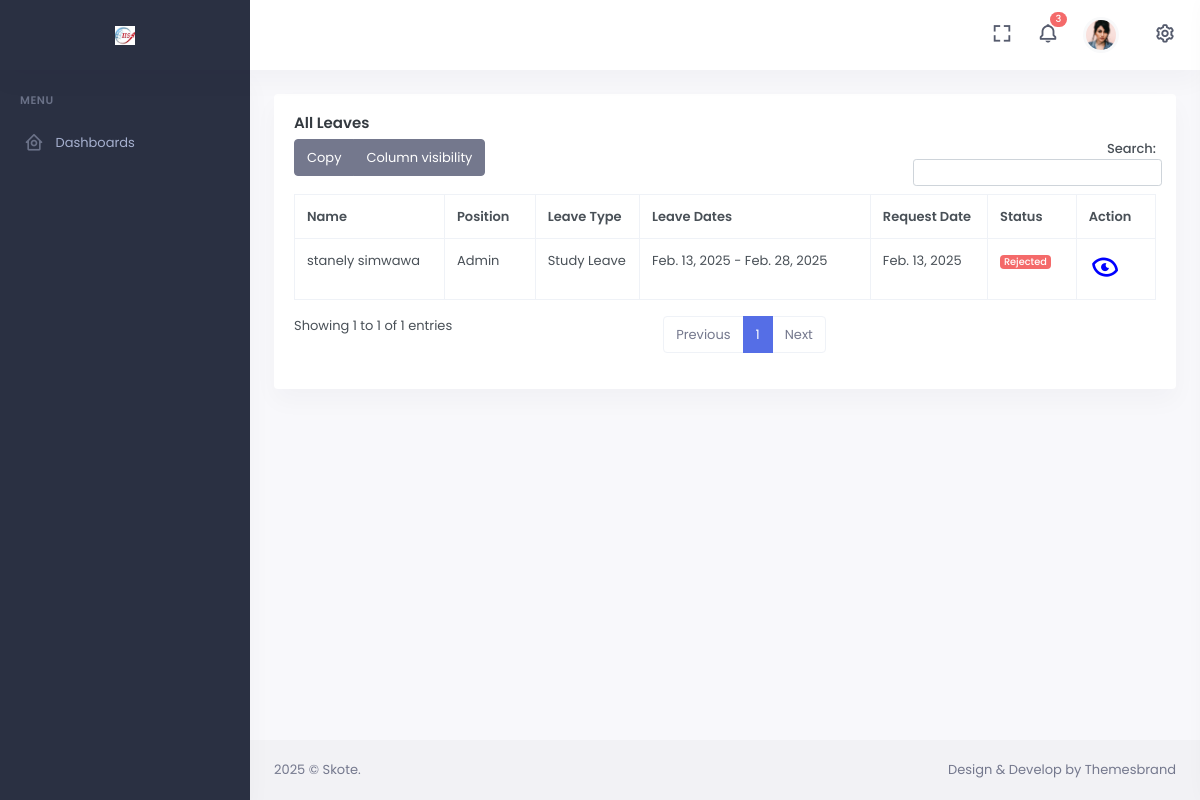
/all-leaves/, run on an earlier commit of the app's database.
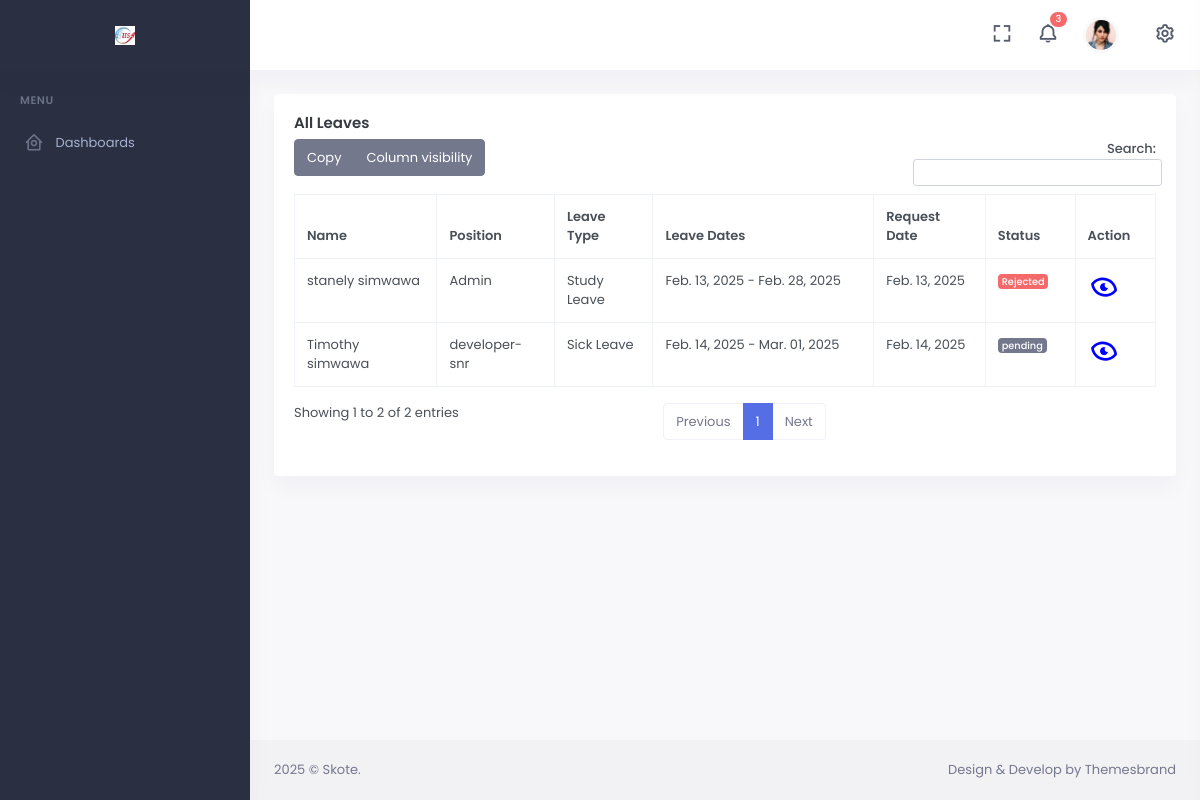
And on a later commit of the database.
### base/models.py (models this page shows, shortened)
class LeaveApplication(models.Model):
    employee = models.ForeignKey(Employee, on_delete=models.CASCADE)
    leave_type = models.CharField(max_length=50)
    start_date = models.DateField()
    end_date = models.DateField()
    reason = models.TextField()
    status_choices = [('pending', 'Pending'), ('approved', 'Approved'), ('rejected', 'Rejected')]
    status = models.CharField(max_length=10, choices=status_choices, default='pending')
    created_at = models.DateTimeField(auto_now_add=True, null=True, blank=True)

class Employee(models.Model):
    user = models.OneToOneField(User, on_delete=models.CASCADE)
    first_name = models.CharField(max_length=100)
    middle_name = models.CharField(max_length=100, blank=True, null=True)
    email = models.CharField(max_length=100, blank=True, null=True)
    last_name = models.CharField(max_length=100)
    PROVINCE_CHOICES = [
        ('Central', 'Central'),
        ('Copperbelt', 'Copperbelt'),
        ('Eastern', 'Eastern'),
        ('Luapula', 'Luapula'),
        ('Lusaka', 'Lusaka'),
        ('Muchinga', 'Muchinga'),
        ('Northern', 'Northern'),
        ('North-Western', 'North-Western'),
        ('Southern', 'Southern'),
        ('Western', 'Western'),
    ]
    province = models.CharField(max_length=50, choices=PROVINCE_CHOICES)
    city = models.CharField(max_length=100)
    phone_number = models.CharField(max_length=15)
    address = models.TextField()
    WORK_TYPE_CHOICES = [
        ('full-time', 'Full-Time'),
        ('part-time', 'Part-Time'),
        ('freelance', 'Freelance'),
        ('internship', 'Internship'),
    ]
    work_type = models.CharField(max_length=20, choices=WORK_TYPE_CHOICES)
    DEPARTMENT_CHOICES = [
        ('Human Resources', 'Human Resources'),
        ('Information Technology', 'Information Technology'),
        ('sales/marketing', 'Sales/Marketing'),
        ('Finance', 'Finance'),
        ('Engineering', 'Engineering'),
    ]
    department = models.CharField(max_length=50, choices=DEPARTMENT_CHOICES)
    POSITION_CHOICES = [
        ('Admin', 'Admin'),
        ('TDR', 'TDR'),
        ('developer-snr', 'Developer (Senior)'),
        ('developer-jrn', 'Developer (Junior)'),
        ('developer-intern', 'Developer (Intern)'),
        ('accountant', 'Accountant'),
    ]
    position = models.CharField(max_length=50, choices=POSITION_CHOICES)
    ROLE_CHOICES = [
        ('Admin', 'Admin'),
        ('HR', 'HR'),
        ('Accountant', 'Accountant'),
        ('Employee', 'Employee'),
    ]
    role = models.CharField(max_length=20, choices=ROLE_CHOICES, default="Employee")
    employee_id = models.CharField(max_length=20, unique=True)
    IDENTIFICATION_TYPE_CHOICES = [
        ('nrc', 'National Registration Card (NRC)'),
        ('passport', 'Passport'),
    ]
    identification_type = models.CharField(max_length=20, choices=IDENTIFICATION_TYPE_CHOICES, null=True, blank=True)
    identification_number = models.CharField(max_length=50, null=True, blank=True)
    id_front = models.ImageField(upload_to='employee_ids/fronts/')
    id_back = models.ImageField(upload_to='employee_ids/backs/')
    nhima_number = models.CharField(max_length=20, null=True, blank=True)
    ss_number = models.CharField(max_length=20, null=True, blank=True)
    t_pin = models.CharField(max_length=20, null=True, blank=True)
    profile_picture = models.ImageField(upload_to='employee_profile/pics', null=True, blank=True)

### frontend/views/admin_views.py (the view)
# urls.py: path('all-leaves/', leaves, name='leaves'),
def leaves(request):
    leaves = LeaveApplication.objects.all()
    context = {
        'leaves': leaves
    }
    return render(request, 'frontend/hrm/leaves.html', context)

### templates/frontend/hrm/leaves.html (shortened to what this page needs)
{% extends "base/base.html" %}
{% block content %}
<div class="page-content">
    <div class="container-fluid">
        <div class="row">
            <div class="col-12">
                <div class="card">
                    <div class="card-body">
                        <h4 class="card-title">All Leaves</h4>
                        <table id="datatable-buttons" class="table table-bordered dt-responsive nowrap w-100">
                            <thead>
                                <tr>
                                    <th>Name</th>
                                    <th>Position</th>
                                    <th>Leave Type</th>
                                    <th>Leave Dates</th>
                                    <th>Request Date</th>
                                    <th>Status</th>
                                    <th>Action</th>
                                </tr>
                            </thead>
                            <tbody>
                                {% for leave in leaves  %}
                                <tr>
                                    <td>{{ leave.employee.first_name }} {{ leave.employee.last_name }}</td>
                                    <td>{{ leave.employee.position }}</td>
                                    <td>{{ leave.leave_type }}</td>
                                    <td>{{ leave.start_date |date:"M. d, Y" }} - {{ leave.end_date |date:"M. d, Y" }}</td>
                                    <td>{{ leave.created_at |date:"M. d, Y" }}</td>
                                    <td>
                                        {% if leave.status == "Approved" %}
                                            <span class="badge bg-success">{{ leave.status }}</span>
                                        {% elif leave.status == "Rejected" %}
                                            <span class="badge bg-danger">{{ leave.status }}</span>
                                        {% elif leave.status == "Pending" %}
                                            <span class="badge bg-warning text-dark">{{ leave.status }}</span>
                                        {% else %}
                                            <span class="badge bg-secondary">{{ leave.status }}</span>
                                        {% endif %}
                                    </td>
                                    <td>
                                        <a data-bs-toggle="modal" data-bs-target="#advanceModal{{ advance.id }}" style="text-decoration: none;">
                                            <i class="bx bx-show-alt" style="color: blue; font-size: 2rem; transform: rotate(15deg);"></i>
                                        </a>
                                    </td>
                                </tr>
                                {% endfor %}
                            </tbody>
                        </table>
                    </div>
                </div>
            </div>
        </div>
    </div>
</div>
{% endblock  %}

What changed in the data, as far as the page shows it:
added LeaveApplication: employee.first_name "Timothy", employee.last_name "simwawa", employee.position "developer-snr", leave_type "Sick Leave", start_date "Feb. 14, 2025", end_date "Mar. 01, 2025", created_at "Feb. 14, 2025", status "pending"
Also different on the page:
text written by a page script: "Copy Column visibility Search: Showing 1 to 1 of 1 entries Previous 1 Next" → "Copy Column visibility Search: Showing 1 to 2 of 2 entries Previous 1 Next"
